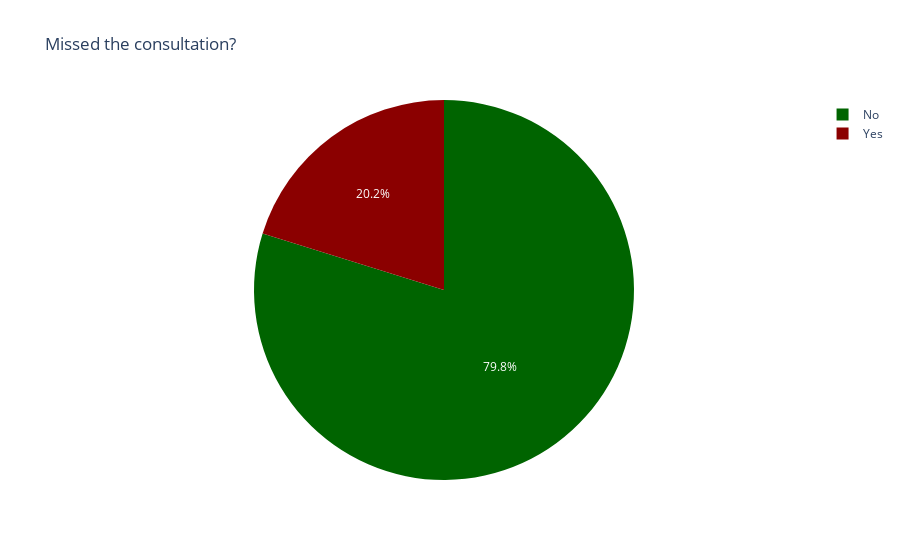

Notebook cell for this chart:
### Code cell
fig4 = py.pie(ns,
            values = "Total",
            names = "No-show",
            title = "Missed the consultation?",
            color = "No-show",
            color_discrete_map = {"Yes" : "darkred", "No" : "darkgreen"})

fig4.show()

### Figure 1 — Plotly figure (JSON) as saved in the notebook; plotly's stock layout.template omitted (floating-point values rounded to 4 significant figures)
{"data": [{"customdata": [["No"], ["Yes"]], "domain": {"x": [0, 1], "y": [0, 1]}, "hovertemplate": "No-show=%{customdata[0]}<br>Total=%{value}<extra></extra>", "labels": ["No", "Yes"], "legendgroup": "", "marker": {"colors": ["darkgreen", "darkred"]}, "name": "", "showlegend": true, "type": "pie", "values": [88208, 22319]}], "layout": {"legend": {"tracegroupgap": 0}, "title": {"text": "Missed the consultation?"}}}
